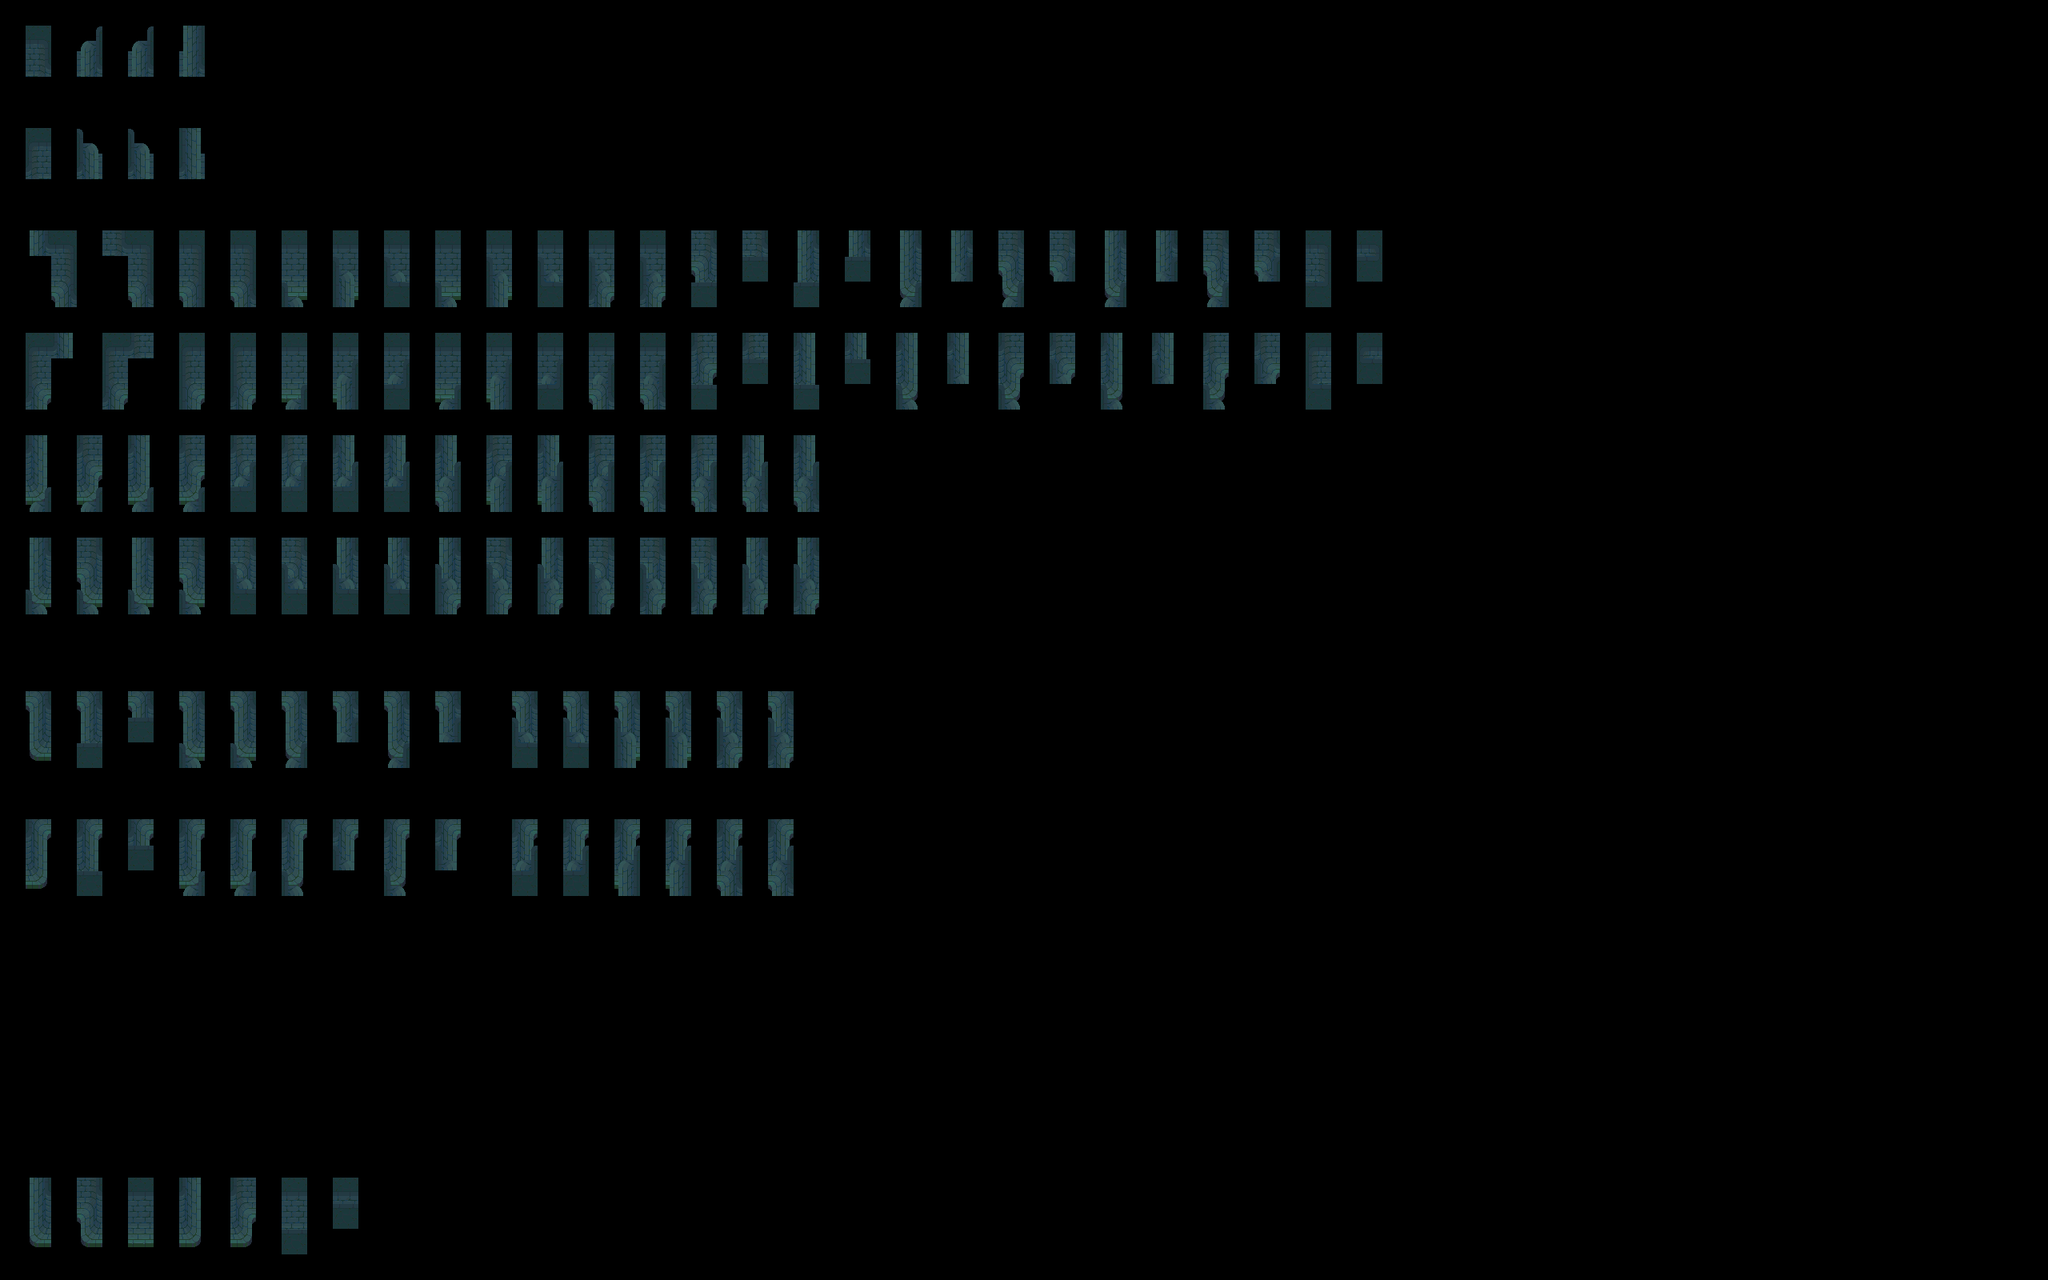

Below is a game level as drawn by its tile map, then a one-line description and the .tmx that defines it (tile-layer data replaced by summaries):
An orthogonal 80x50 tile map with 32x32 px tiles, 2 tile layers (input_wall-1-2, output_wall-1-2), 2 hidden layers not drawn.

<map version="1.5" tiledversion="1.7.2" orientation="orthogonal" renderorder="right-down" width="80" height="50" tilewidth="32" tileheight="32" infinite="0" nextlayerid="5" nextobjectid="1">
 <tileset firstgid="1" source="Sewers-Tileset-wall-1-2.tsx" />
 <layer id="1" name="regions_input" width="80" height="50" visible="0">
  <data>[4000 cells, 354 non-empty, 1 distinct tile ids]</data>
 </layer>
 <layer id="2" name="input_wall-1-2" width="80" height="50">
  <properties>
   <property name="StrictEmpty" type="bool" value="true" />
  </properties>
  <data>[4000 cells, 313 non-empty, 18 distinct tile ids]</data>
 </layer>
 <layer id="3" name="regions_output" width="80" height="50" visible="0">
  <data>[4000 cells, 229 non-empty, 1 distinct tile ids]</data>
 </layer>
 <layer id="4" name="output_wall-1-2" width="80" height="50">
  <data>[4000 cells, 229 non-empty, 72 distinct tile ids]</data>
 </layer>
</map>
